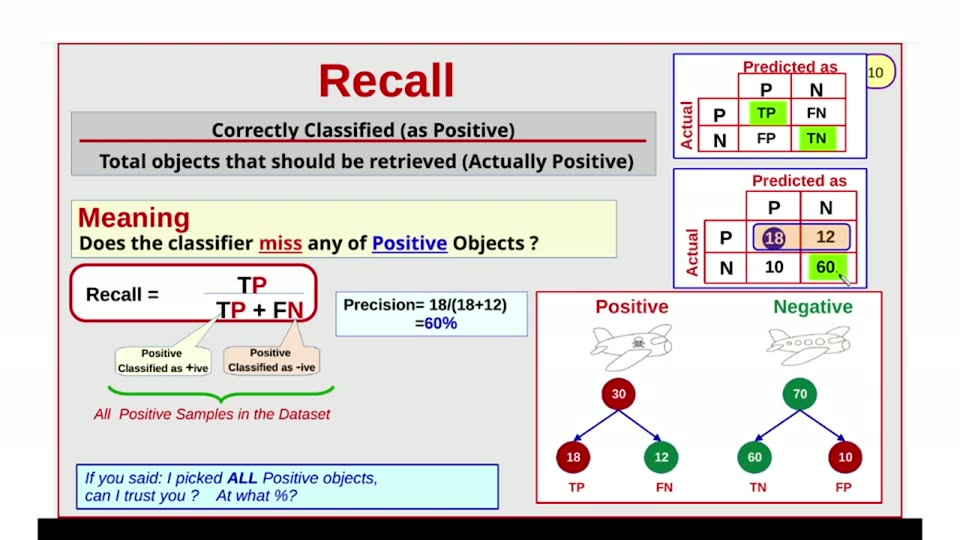
#> input picture videos/machine-learning/08_performance_measure/unique_slides/slide_010.jpg, 960 x 540 px, found by its file name
$ python ascii010.py
#> lines starting #> are read from the running program, lines starting #| are printed output that depends on the picture; after the words box and inside, x2 and y2 are one past the last pixel; in counts of white or black regions, pixels touching at a corner belong together
from PIL import Image
import numpy as np

NS = '/home/codespace/ai_llm_slides/videos/machine-learning/08_performance_measure'
im = Image.open(NS + '/unique_slides/slide_010.jpg').convert('RGB')
#> im is the input picture: PIL image 960x540 RGB; mean R, G, B 217.6, 214.5, 211.8
a = np.asarray(im).astype(int)

red = (a[:, :, 0] > 150) & (a[:, :, 0] - a[:, :, 1] > 70) & (a[:, :, 0] - a[:, :, 2] > 70)
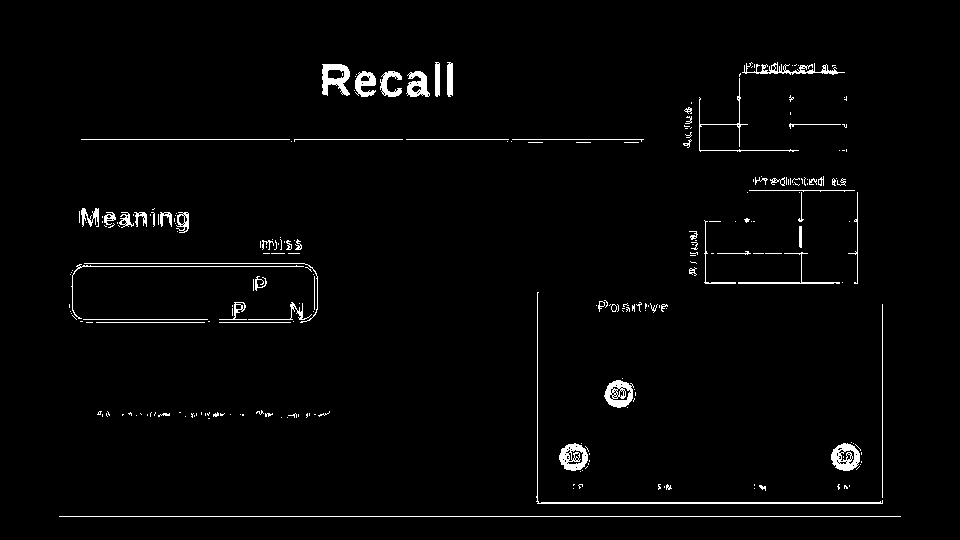
#> red: shape (540, 960) bool; 2.1% white; 252 white regions (188 under 20 px), largest, box (x1, y1, x2, y2) and area: (536, 292, 883, 504) 906, (59, 516, 901, 517) 842, (322, 64, 350, 96) 531
paleblue = (a[:, :, 2] > 235) & (a[:, :, 0] > 220) & (a[:, :, 0] < 245) & (a[:, :, 1] > 230) & (a[:, :, 2] - a[:, :, 0] > 8)
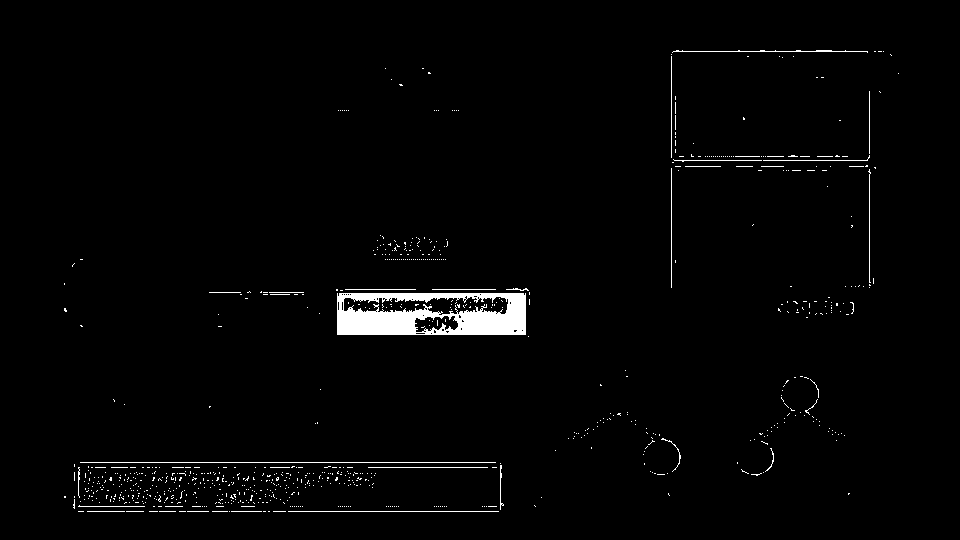
#> paleblue: shape (540, 960) bool; 1.9% white; 812 white regions (781 under 20 px), largest, box (x1, y1, x2, y2) and area: (337, 293, 526, 335) 5587, (80, 462, 496, 463) 416, (672, 50, 868, 53) 231
dark = a.sum(axis=2) < 400
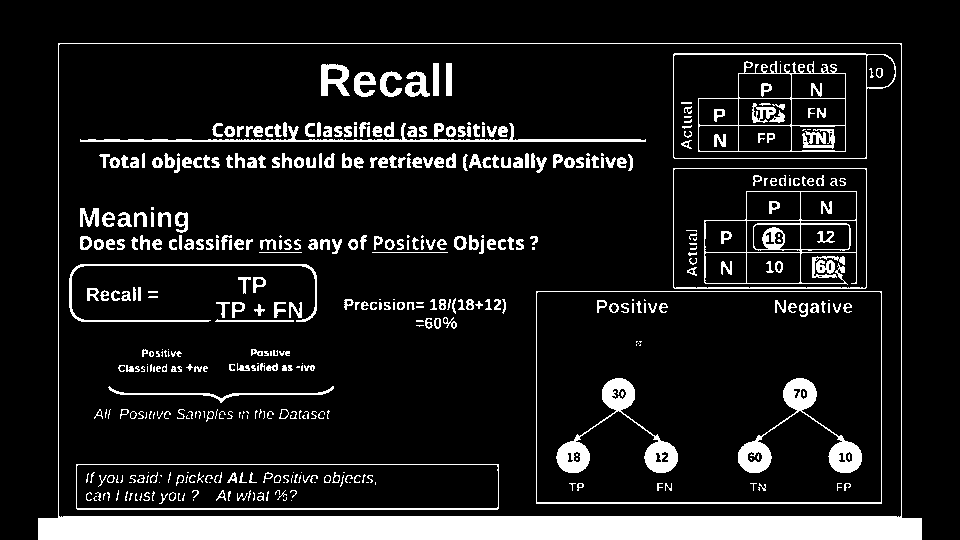
#> dark: shape (540, 960) bool; 11.2% white; 465 white regions (155 under 20 px), largest, box (x1, y1, x2, y2) and area: (38, 43, 922, 540) 22922, (556, 378, 678, 473) 2513, (738, 378, 862, 473) 2499
blue_txt = (a[:, :, 2] > 150) & (a[:, :, 2] - a[:, :, 0] > 60) & (a[:, :, 1] < 160)
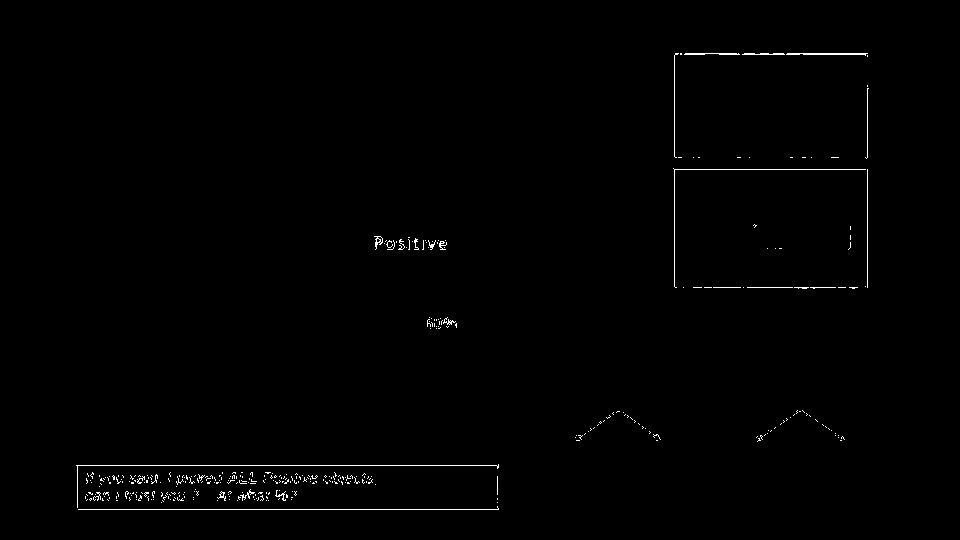
#> blue_txt: shape (540, 960) bool; 0.69% white in thin lines or dots, all inside (x1, y1, x2, y2) = (76, 53, 869, 510)
gray = (a.sum(axis=2) > 250) & (a.sum(axis=2) < 620)
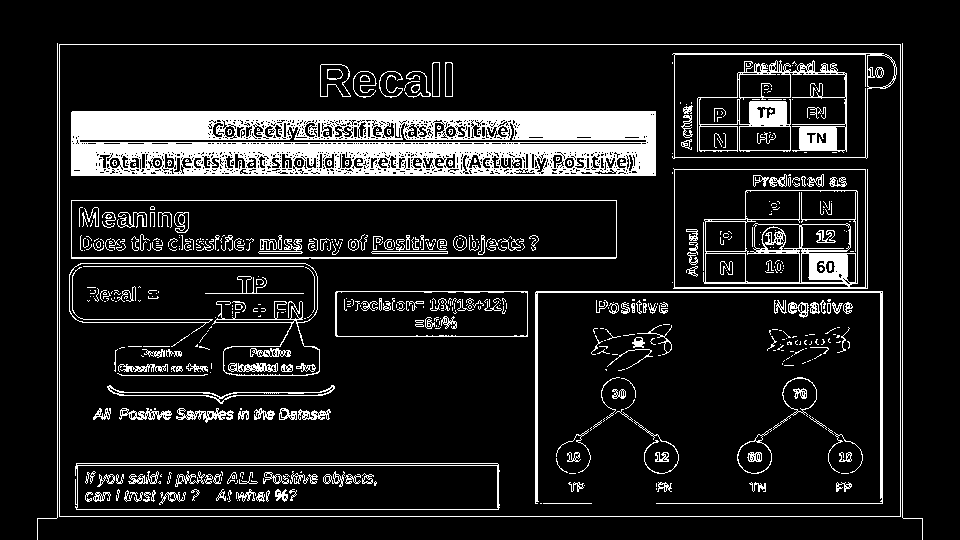
#> gray: shape (540, 960) bool; 12.5% white; 569 white regions (365 under 20 px), largest, box (x1, y1, x2, y2) and area: (71, 111, 656, 176) 29375, (673, 168, 868, 289) 3826, (697, 60, 847, 153) 3408

def ascii_map(x0, y0, x1, y1, step=4):
#> called with x0 = 60, y0 = 255, x1 = 660, y1 = 375, step = 4
    print(f'--- map x{x0}-{x1} y{y0}-{y1} step {step} (R=red B=bluebox #=dark b=bluetext g=gray .=bg) ---')
    hdr = '     ' + ''.join(str((x0 + i * step) // 100 % 10) for i in range((x1 - x0) // step))
    print(hdr)
    for y in range(y0, y1, step):
        row = ''
        for x in range(x0, x1, step):
            blk = slice(y, min(y + step, y1)), slice(x, min(x + step, x1))
            if red[blk].sum() > 2: row += 'R'
            elif paleblue[blk].sum() > 8: row += 'B'
            elif dark[blk].sum() > 2: row += '#'
            elif blue_txt[blk].sum() > 2: row += 'b'
            elif gray[blk].sum() > 4: row += 'g'
            else: row += '.'
        print(f'{y:4d} {row}')

ascii_map(60, 255, 660, 375, 4)
print()
ascii_map(660, 40, 900, 300, 4)
print()
ascii_map(530, 285, 900, 515, 4)

$ run again, with videos/machine-learning/08_performance_measure/unique_slides/slide_001.jpg copied over videos/machine-learning/08_performance_measure/unique_slides/slide_010.jpg
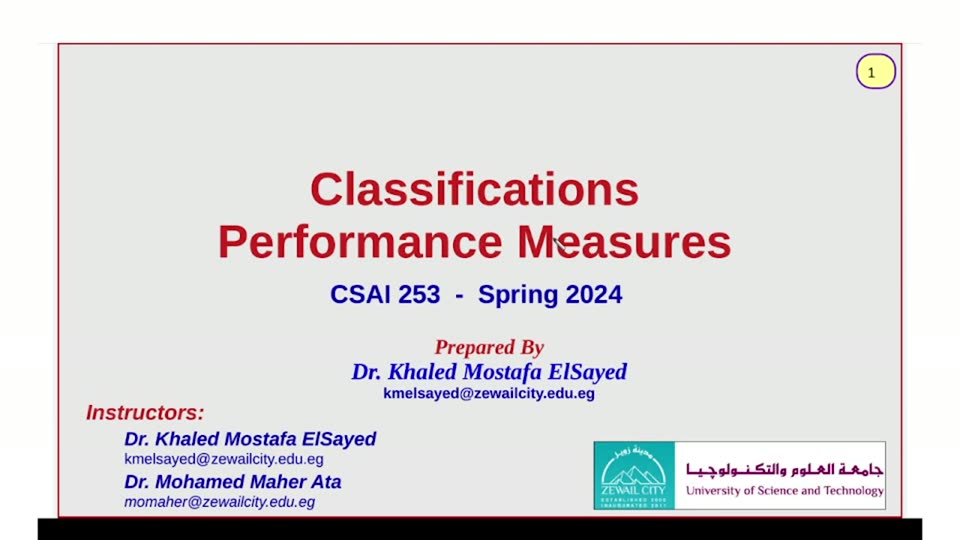
#> input picture videos/machine-learning/08_performance_measure/unique_slides/slide_001.jpg, 960 x 540 px, found by its file name
#> im is the input picture: PIL image 960x540 RGB; mean R, G, B 219.3, 216.2, 217.7
#> `red = (a[:, :, 0] > 150) & (a[:, :, 0] - a[:, :, 1] > 70) & (a[:, :, 0..`:
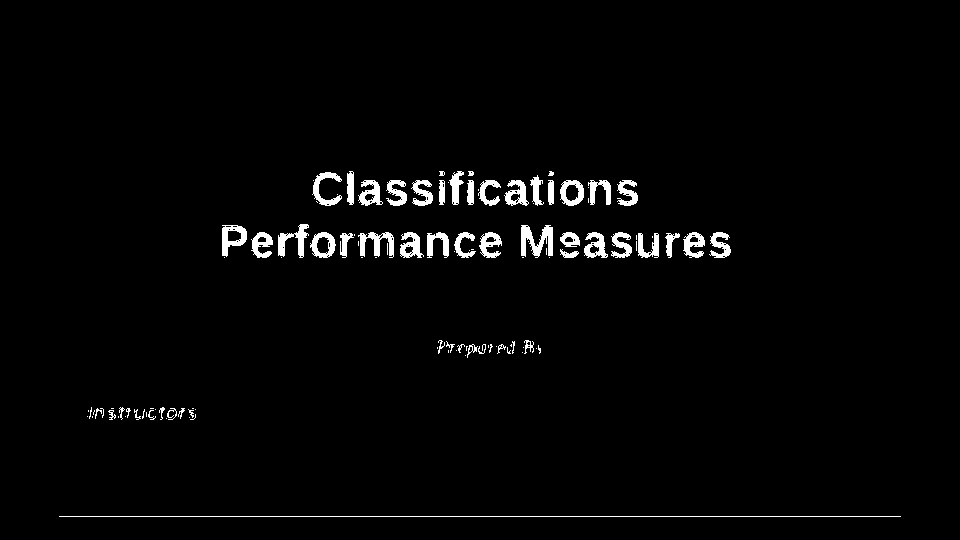
#> red: shape (540, 960) bool; 2.3% white; 113 white regions (57 under 20 px), largest, box (x1, y1, x2, y2) and area: (59, 516, 901, 517) 842, (521, 225, 553, 258) 606, (358, 232, 394, 258) 450
#> paleblue: shape (540, 960) bool; 0.89% white in thin lines or dots, all inside (x1, y1, x2, y2) = (96, 51, 885, 513)
#> dark: shape (540, 960) bool; 8.9% white; 376 white regions (161 under 20 px), largest, box (x1, y1, x2, y2) and area: (38, 43, 922, 540) 22923, (594, 441, 675, 510) 2593, (520, 226, 579, 258) 735
#> blue_txt: shape (540, 960) bool; 0.86% white in thin lines or dots, all inside (x1, y1, x2, y2) = (125, 285, 675, 510)
#> `gray = (a.sum(axis=2) > 250) & (a.sum(axis=2) < 620)`:
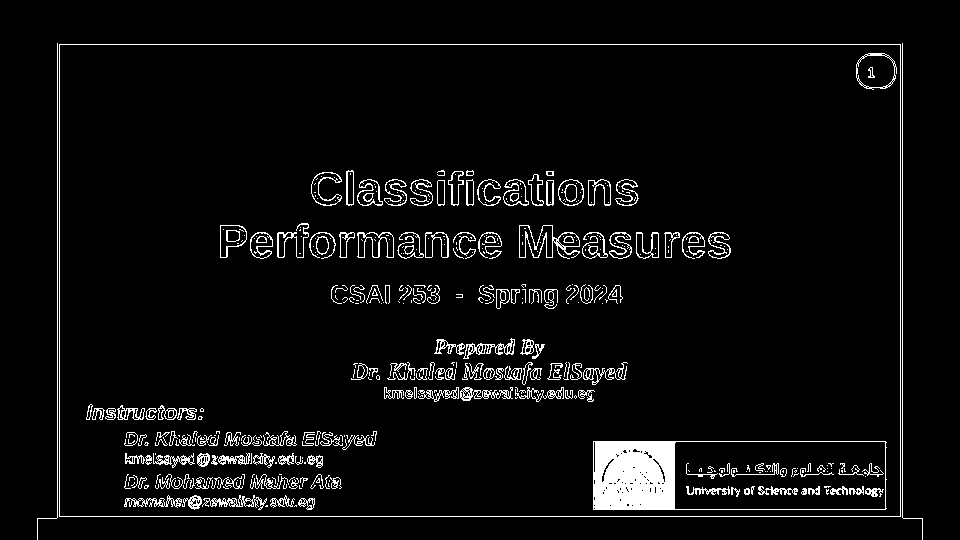
#> gray: shape (540, 960) bool; 5% white; 442 white regions (271 under 20 px), largest, box (x1, y1, x2, y2) and area: (593, 441, 887, 510) 5910, (59, 44, 901, 517) 2626, (37, 43, 58, 540) 516

$ run again, with videos/machine-learning/08_performance_measure/unique_slides/slide_005.jpg copied over videos/machine-learning/08_performance_measure/unique_slides/slide_010.jpg
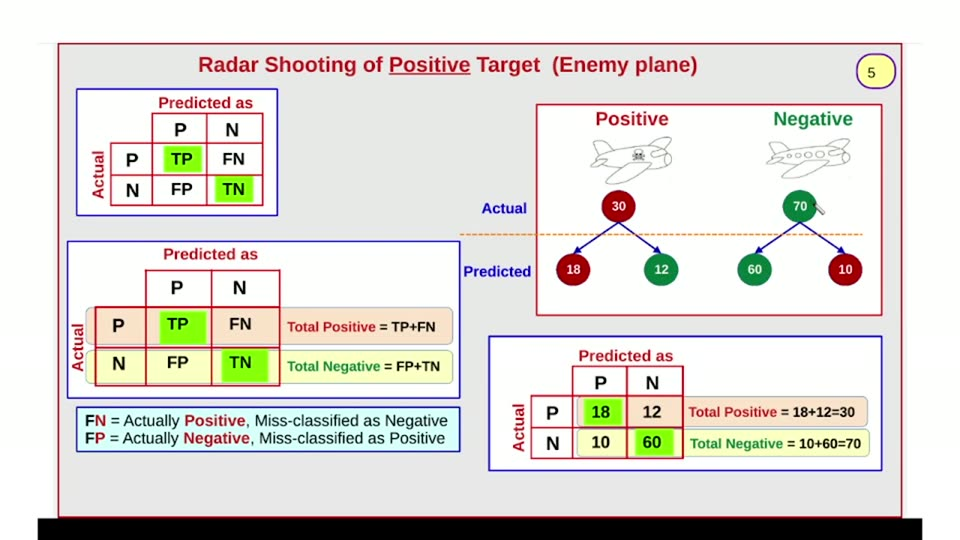
#> input picture videos/machine-learning/08_performance_measure/unique_slides/slide_005.jpg, 960 x 540 px, found by its file name
#> im is the input picture: PIL image 960x540 RGB; mean R, G, B 222.8, 219.9, 215.1
#> `red = (a[:, :, 0] > 150) & (a[:, :, 0] - a[:, :, 1] > 70) & (a[:, :, 0..`:
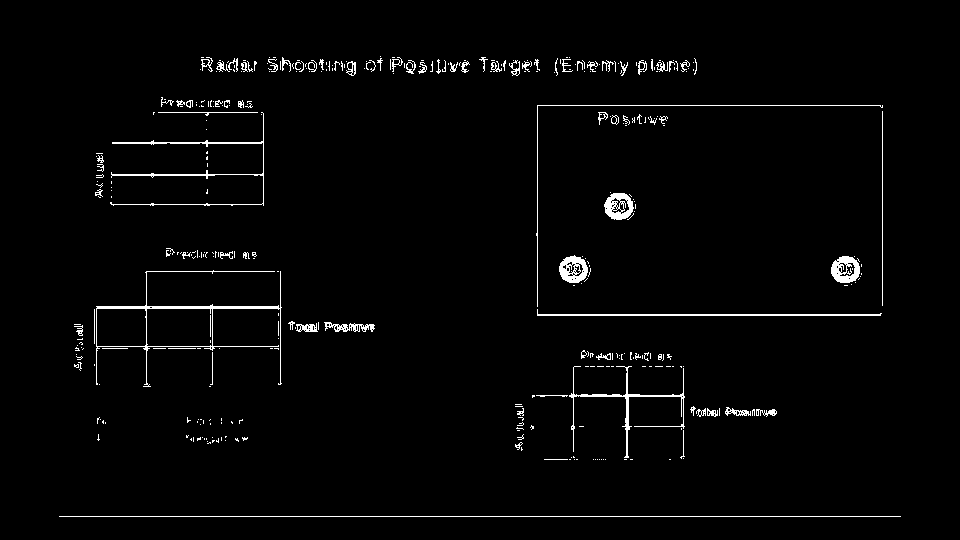
#> red: shape (540, 960) bool; 2.2% white in thin lines or dots, all inside (x1, y1, x2, y2) = (59, 56, 901, 517)
#> paleblue: shape (540, 960) bool; 1.6% white in thin lines or dots, all inside (x1, y1, x2, y2) = (50, 48, 891, 518)
#> dark: shape (540, 960) bool; 10.1% white; 397 white regions (127 under 20 px), largest, box (x1, y1, x2, y2) and area: (38, 43, 922, 540) 22922, (556, 190, 678, 286) 2527, (738, 190, 862, 286) 2505
#> blue_txt: shape (540, 960) bool; 0.8% white in thin lines or dots, all inside (x1, y1, x2, y2) = (68, 88, 883, 472)
#> `gray = (a.sum(axis=2) > 250) & (a.sum(axis=2) < 620)`:
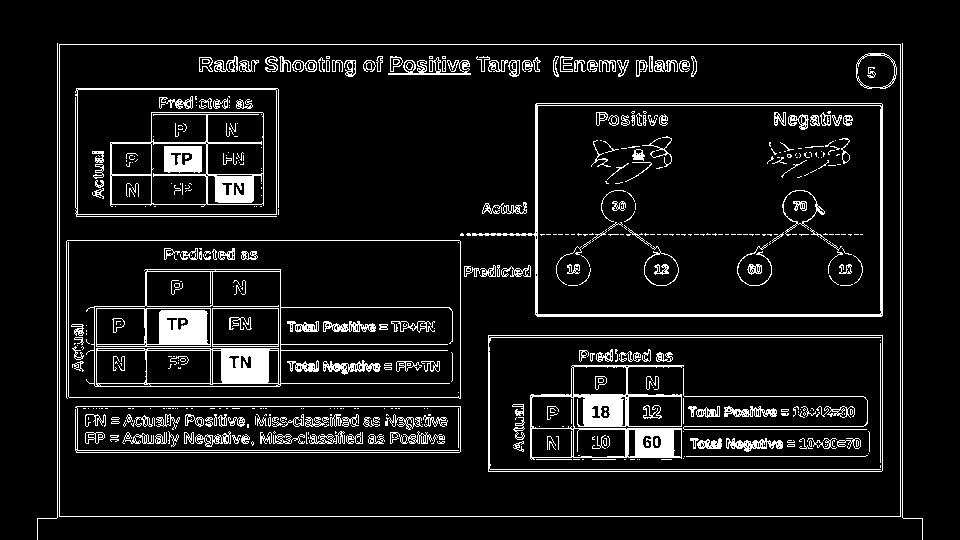
#> gray: shape (540, 960) bool; 8.5% white; 521 white regions (309 under 20 px), largest, box (x1, y1, x2, y2) and area: (86, 269, 453, 387) 3921, (530, 365, 684, 460) 3764, (472, 103, 883, 317) 3117
